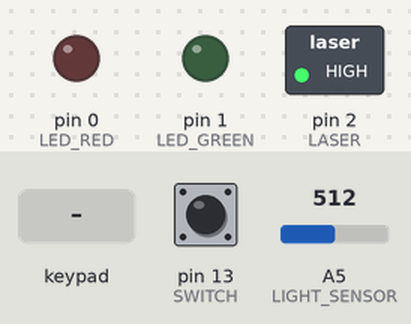
A program run on a simulated Arduino Uno, built with avr-gcc and run on an emulated ATmega328P. Parts: switched loads named in the program (green lamp = pin HIGH), output pins drawn as LEDs (lit = HIGH). Dashed ring = blinking. Inputs (shaded band) come from the test bench; at power-on: pin 13 (SWITCH) LOW, A5 (LIGHT_SENSOR) = 512. No radio packets arrive unless stated.

Above: at 1.2 s.
1.3 s: keypad keys 5 6 7 9 4 pressed 0.4 s apart
At 3.66 s:
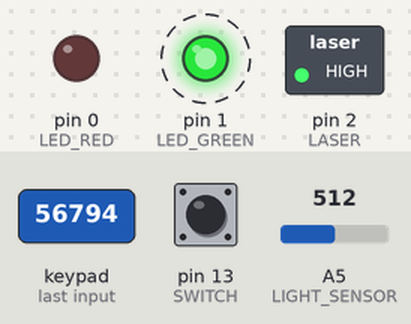
5.7 s: pin 13 (SWITCH) pulled HIGH for 1 s
At 6.4 s:
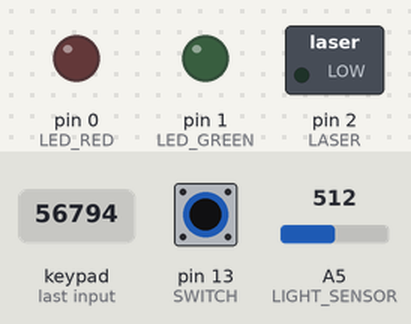
8.2 s: keypad keys 5 6 7 9 4 # pressed 0.4 s apart
At 10.68 s:
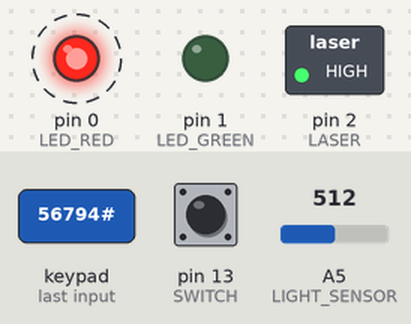
12.8 s: pin 13 (SWITCH) pulled HIGH for 3.2 s
At 14.2 s:
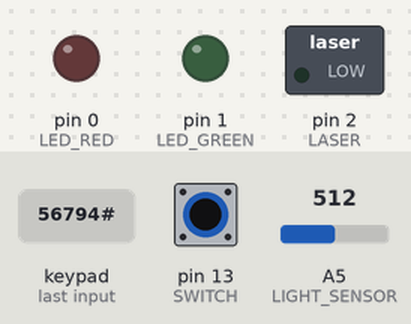
Timing chart, 0 to 17.5 s (numbered marks = the images above; inputs shaded):
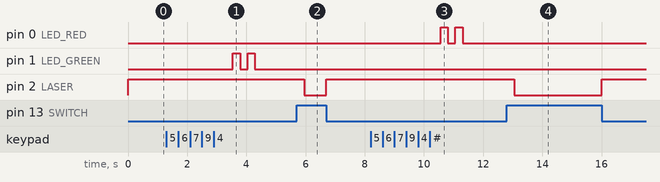

Measured:
- after the input at 1.3 s, pin 1 (LED_GREEN): alternates HIGH for 0.25 s and LOW for 0.25 s, 4 changes in all, then stays LOW, starting after 2.2 s
- after the input at 5.7 s, pin 2 (LASER): HIGH → LOW after 0.25 s, → HIGH 0.75 s later
- after the input at 8.2 s, pin 0 (LED_RED): alternates HIGH for 0.25 s and LOW for 0.25 s, 4 changes in all, then stays LOW, starting after 2.4 s
- after the input at 12.8 s, pin 2 (LASER): HIGH → LOW after 0.25 s, → HIGH 3.0 s later

The program:

main.cpp
```cpp
// -------------------- FIL DE DÉCLENCHEMENT AU LASER -------------------- //

#include <Arduino.h>
#include <VirtualWire.h>
#include <Keypad.h>
#include <Password.h>

// Pattes du Arduino :
const byte LASER = 2;
const byte LED_GREEN = 1;
const byte LED_RED = 0;
const int VW_TRANSMIT_PIN = 12;
const byte SWITCH = 13;
const byte LIGHT_SENSOR = A5;

// Capteur de lumière :
const int THRESHOLD_LIGHT = 300;

// Intensité de la lumière captée :
int light;

// Délais et intervals utilisés dans le sketch :
const long DELAY_SYSTEM_ACTIVATION = 250;
const long DELAY_TRIGGER_ALARM = 100;
const long INTERVAL = 1000;

// Délai pour allumer le système :
unsigned long timeWhenOnSwitchTouched = 0;
unsigned long timeSinceOnSwitchTouched = 0;
bool onSwitchIsBeingTouched = false;

// Délai pour éteindre le système :
unsigned long timeWhenOffSwitchTouched = 0;
unsigned long timeSinceOffSwitchTouched = 0;
bool offSwitchIsBeingTouched = false;

// État du système :
bool systemArmed = true;
bool systemPaused = false;
bool systemUnlocked = false;

// Délai pour déclencher l'alarme :
unsigned long timeWhenLightInputDropped = 0;
unsigned long timeSinceLightInputDropped = 0;
unsigned long lightInputDropped = false;

// État de l'alarme :
bool somethingTouchedTheLaser = false;
bool alarmTriggered = false;
unsigned long timeWhenAlarmWasTriggered = 0;
unsigned long timeSinceAlarmWasTriggered = 0;
bool alarmHasBeenTriggered = false;

// Temps depuis que le sketch a démarré :
unsigned long timeSinceProgramStarted;

// Virtual wire (s = send) :
unsigned int vw_s_alarm, vw_s_value_2, vw_s_value_3, vw_s_value_4;
uint8_t vw_s_array[8];

// Password :
Password password = Password("56794");
int passwordLength = 5;
int keypadInputLength;

// Keypad :
const byte ROWS = 4;
const byte COLS = 4;
char keys[ROWS][COLS] = {
    {'1', '2', '3', 'A'},
    {'4', '5', '6', 'B'},
    {'7', '8', '9', 'C'},
    {'*', '0', '#', 'D'}};
byte rowPins[ROWS] = {10, 9, 8, 7};
byte colPins[COLS] = {6, 5, 4, 3};
Keypad keypad = Keypad(makeKeymap(keys), rowPins, colPins, ROWS, COLS);

void checkPassword()
{
  if (password.evaluate())
  {
    int i;
    for (i = 1; i <= 2; i++)
    {
      // digitalWrite(buzzer, HIGH);
      delay(70);
      // digitalWrite(buzzer, LOW);
      delay(70);
    }
    keypadInputLength = 0;
    systemUnlocked = true;
    digitalWrite(LED_GREEN, HIGH);
    delay(250);
    digitalWrite(LED_GREEN, LOW);
    delay(250);
    digitalWrite(LED_GREEN, HIGH);
    delay(250);
    digitalWrite(LED_GREEN, LOW);
    // Serial.println("Success");
  }
  else
  {
    int i;
    for (i = 1; i <= 1; i++)
    {
      delay(200);
      delay(200);
    }
    keypadInputLength = 0;
    password.reset();
    digitalWrite(LED_RED, HIGH);
    delay(250);
    digitalWrite(LED_RED, LOW);
    delay(250);
    digitalWrite(LED_RED, HIGH);
    delay(250);
    digitalWrite(LED_RED, LOW);
    delay(500);
  }
}

void keypadEvent(KeypadEvent eKey)
{
  switch (keypad.getState())
  {
  case PRESSED:

    int i;
    for (i = 1; i <= 1; i++)
    {
      delay(50);
      delay(50);
    }

    // Serial.print("Pressed: ");
    // Serial.println(eKey);

    switch (eKey)
    {
    default:
      keypadInputLength = keypadInputLength + 1;
      password.append(eKey);
    }

    if (keypadInputLength == passwordLength)
    {
      delay(250);
      checkPassword();
      keypadInputLength = 0;
    }
  }
}

void setup()
{
  // Serial.begin(9600);

  // Pattes du Arduino :
  pinMode(LED_RED, OUTPUT);
  pinMode(LED_GREEN, OUTPUT);
  pinMode(SWITCH, INPUT);
  pinMode(LASER, OUTPUT);
  pinMode(LIGHT_SENSOR, INPUT);

  // Modules radio :
  vw_set_tx_pin(VW_TRANSMIT_PIN);
  vw_setup(2000);

  // Valeures envoyées via le module radio :
  vw_s_alarm = 0;
  vw_s_value_2 = 0;
  vw_s_value_3 = 0;
  vw_s_value_4 = 0;

  keypad.addEventListener(keypadEvent);

  digitalWrite(LASER, HIGH);
}

void updateVwArray()
{
  vw_s_array[0] = (vw_s_alarm) >> 8;
  vw_s_array[1] = (vw_s_alarm) % 256;
  vw_s_array[2] = (vw_s_value_2) >> 8;
  vw_s_array[3] = (vw_s_value_2) % 256;
  vw_s_array[4] = (vw_s_value_3) >> 8;
  vw_s_array[5] = (vw_s_value_3) % 256;
  vw_s_array[6] = (vw_s_value_4) >> 8;
  vw_s_array[7] = (vw_s_value_4) % 256;
}

void sendVwArray()
{
  updateVwArray();

  for (size_t i = 0; i < 2; i++)
  {
    vw_send((uint8_t *)vw_s_array, 8);
    vw_wait_tx();
    delay(200);
  }
}

void armSystem()
{
  digitalWrite(LASER, HIGH);
  systemArmed = true;
}

void disarmSystem()
{
  digitalWrite(LASER, LOW);

  somethingTouchedTheLaser = false;
  systemArmed = false;
}

void checkSystemSwitch()
{
  // Pendant que le bouton est appuyé, que le système est éteint et que le mot de passe a été entré correctement,
  // si le bouton n'a pas déjà été appuyé, prend en note le temps et signal que le bouton a déjà été appuyé :
  if (digitalRead(SWITCH) == HIGH && systemUnlocked == true)
  {
    if (!onSwitchIsBeingTouched)
    {
      timeWhenOnSwitchTouched = timeSinceProgramStarted;
      onSwitchIsBeingTouched = true;
    }
    // Met à jour le temps écoulé depuis que le bouton a été appuyé la première fois.
    // Si le temps écoulé depuis est plus grand que le délai, désactive le système :
    else
    {
      timeSinceOnSwitchTouched = timeSinceProgramStarted - timeWhenOnSwitchTouched;
      if (timeSinceOnSwitchTouched >= DELAY_SYSTEM_ACTIVATION)
      {
        systemArmed = false;
        digitalWrite(LASER, LOW);
      }
    }
  }
  // Dès que le bouton n'est plus appuyé, réinitialiser son état et réactive le système :
  else
  {
    onSwitchIsBeingTouched = false;
    systemArmed = true;
    digitalWrite(LASER, HIGH);
  }
}

void checkLightInput()
{
  // Fonction presque identique à "checkSystemSwitch" :
  if (light <= THRESHOLD_LIGHT)
  {
    if (!lightInputDropped)
    {
      timeWhenLightInputDropped = timeSinceProgramStarted;
      lightInputDropped = true;
    }
    else
    {
      timeSinceLightInputDropped = timeSinceProgramStarted - timeWhenLightInputDropped;
      if (timeSinceLightInputDropped >= DELAY_TRIGGER_ALARM)
      {
        somethingTouchedTheLaser = true;
        lightInputDropped = false;
      }
    }
  }
  else
  {
    lightInputDropped = false;
  }
}

void triggerAlarm()
{
  vw_s_alarm = 1;
  sendVwArray();
  alarmTriggered = true;
  // Serial.print("ALARM");
}

void loop()
{
  // Lecture des données du clavier :
  keypad.getKey();

  // Lecture des données du capteur de lumière :
  light = analogRead(LIGHT_SENSOR);

  // Mise à jour du temps écoulé depuis le début du sketch :
  timeSinceProgramStarted = millis();

  // Allumage/éteignage du système :
  checkSystemSwitch();

  // Si le système est allumé et que l'alarme n'est pas déclenchée, vérifie l'intensité de la lumière captée :
  if (systemArmed && !alarmTriggered)
  {
    checkLightInput();

    // Si quelque chose a touché le laser déclenche l'alarme :
    if (somethingTouchedTheLaser)
    {
      triggerAlarm();
    }
  }
  else if (alarmTriggered)
  {
    if (!alarmHasBeenTriggered)
    {
      timeWhenAlarmWasTriggered = timeSinceProgramStarted;
      alarmHasBeenTriggered = true;
    }
    else
    {
      timeSinceAlarmWasTriggered = timeSinceProgramStarted - timeWhenAlarmWasTriggered;
      if (timeSinceAlarmWasTriggered > 10000)
      {
        alarmHasBeenTriggered = false;
        alarmTriggered = false;
        somethingTouchedTheLaser = false;
      }
    }
  }
}
```
